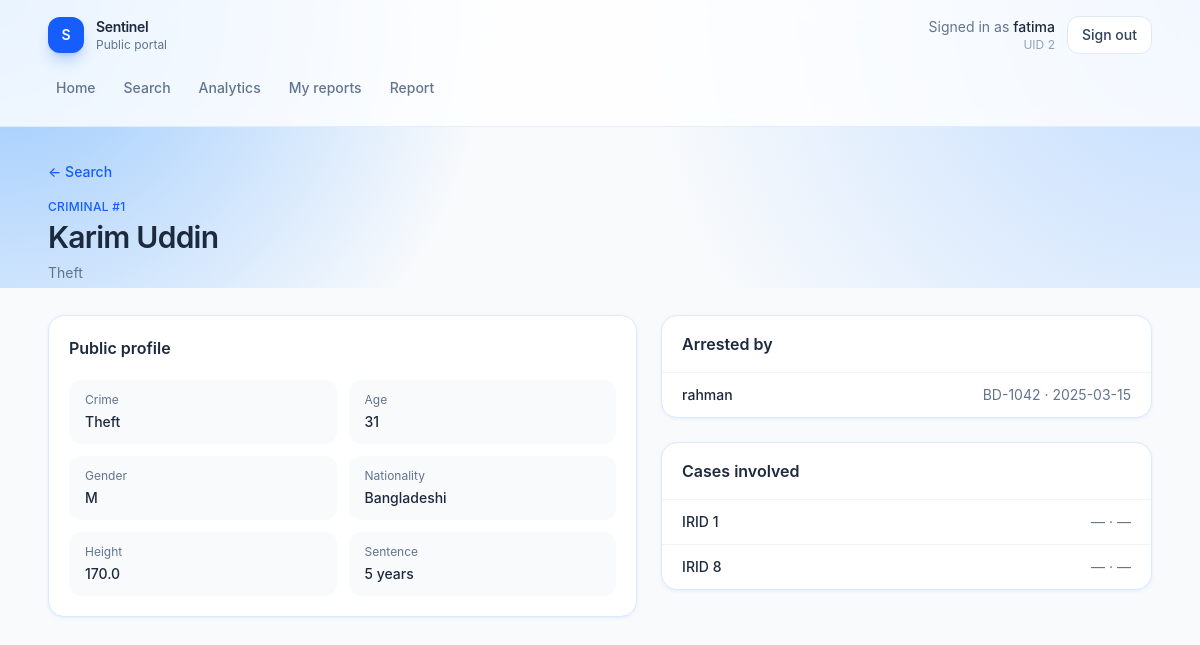
The page /criminals/1 (signed in) on the database its author committed.
### tables this page shows
CREATE TABLE Criminal (
    CID INTEGER PRIMARY KEY,
    Name TEXT NOT NULL,
    Age INTEGER,
    Crime TEXT,
    Height REAL,
    Gender TEXT,
    Nationality TEXT,
    JID INTEGER,
    time_sentenced TEXT,
    FOREIGN KEY (JID) REFERENCES Jail(JID)
);

CREATE TABLE POLICE (
    UID INTEGER PRIMARY KEY,
    badge_no TEXT UNIQUE,
    patrol_area TEXT,
    number_of_arrests INTEGER DEFAULT 0,
    department TEXT,
    rank TEXT,
    supervisor INTEGER,
    issupervisor boolean DEFAULT FALSE,
    FOREIGN KEY (UID) REFERENCES USER(UID),
    FOREIGN KEY (supervisor) REFERENCES POLICE(UID)
);

CREATE TABLE USER (
    UID INTEGER PRIMARY KEY,
    phone TEXT,
    age INTEGER,
    gender TEXT,
    role TEXT,
    name TEXT NOT NULL,
    password TEXT NOT NULL
);

### app.py (the view, shortened to what this page needs)
@app.route("/criminals/<int:cid>", methods=["GET", "POST"])
def criminal_detail(cid):
    if not check_login():
            return redirect("/login")
    db = get_db()
    if request.method == "GET":
        criminal = db.execute("SELECT * FROM CRIMINAL WHERE CID = ?", (cid,)).fetchone()
        jail = db.execute("SELECT * FROM JAIL WHERE JID = ?", (criminal["JID"],)).fetchone()
        arrest = db.execute("SELECT a.UID, u.Name, a.Date, p.badge_no FROM 'Arrested By' a JOIN User u ON a.UID = u.UID JOIN Police p ON a.UID = p.UID WHERE a.CID = ?", (cid,)).fetchall()
        officers = db.execute("SELECT p.UID, u.Name FROM Police p JOIN User u ON p.UID = u.UID where p.UID not in (SELECT distinct UID FROM 'Arrested By' where CID = ?)", (cid,)).fetchall()
        case = db.execute("SELECT * FROM 'Criminal Involvement' WHERE CID = ?", (cid,)).fetchall()
        jails = db.execute("SELECT * FROM JAIL").fetchall()
        return render_template("criminal_detail.html", criminal=criminal, jail=jail, arrest=arrest, all_officers=officers, case=case, jails=jails)

### app.py (called while the page is built)
def get_db():
    if "db" not in g:
        g.db = sqlite3.connect(app.config["DATABASE"])
        g.db.row_factory = sqlite3.Row
    return g.db

def check_login():
    if session.get("loggedin_UID") is None:
        return False
    return True

@app.context_processor
def inject_current_user():
    uid = session.get("loggedin_UID")
    if not uid:
        return {"user_name": "Guest"}
    name = session.get("name")
    if not name:
        db = get_db()
        row = db.execute("SELECT name FROM USER WHERE UID = ?", (uid,)).fetchone()
        name = row["name"] if row else "Guest"
        session["name"] = name
    return {"user_name": name}

@app.after_request
def disable_cache(response):
    response.headers["Cache-Control"] = "no-store, no-cache, must-revalidate, max-age=0"
    response.headers["Pragma"] = "no-cache"
    response.headers["Expires"] = "0"
    return response

### templates/criminal_detail.html (shortened to what this page needs)
{% extends "app.html" %}
{% set is_police = session.get("role") == "police" %}
{% set criminal = criminal if criminal is defined else {
    "CID": 101, "Name": "Karim Uddin", "Age": 31, "Crime": "Theft", "Height": 170,
    "Gender": "M", "Nationality": "Bangladeshi", "JID": 1, "jail_name": "Dhaka Central Jail",
    "time_sentenced": "5 years"
} %}
{% set jails = jails if jails is defined else [{"JID": 1, "Name": "Dhaka Central Jail"}, {"JID": 2, "Name": "Kashimpur Central Jail"}] %}
{% set arrests = arrests if arrests is defined else (arrest if arrest is defined else [{"Date": "2026-03-02", "officer_name": "rahman", "badge_no": "BD-1042"}]) %}
{% set cases = cases if cases is defined else (case if case is defined else [{"IRID": 12, "Date": "2026-08-14", "location": "Gulshan-2"}]) %}
{% set all_officers = all_officers if all_officers is defined else [{"UID": 1, "name": "rahman"}, {"UID": 3, "name": "ayesha"}] %}
{% set jail_label = criminal.jail_name or (jail.Name if jail is defined and jail else none) %}
{% block page %}
<div class="mb-8">
    {% if is_police %}
    <a href="{{ url_for('criminals') }}" class="text-sm font-medium text-blue-600 hover:text-blue-700">← All profiles</a>
    {% else %}
    <a href="{{ url_for('search_criminals') }}" class="text-sm font-medium text-blue-600 hover:text-blue-700">← Search</a>
    {% endif %}
    <p class="mt-4 text-xs font-medium uppercase tracking-wide text-blue-600">Criminal #{{ criminal.CID }}</p>
    <h1 class="mt-1 text-3xl font-semibold tracking-tight text-slate-800">{{ criminal.Name }}</h1>
    <p class="mt-2 text-sm text-slate-500">{{ criminal.Crime or "Unspecified crime" }}{% if is_police %} · {{ jail_label or "No jail assigned" }}{% endif %}</p>
</div>
<div class="grid gap-6 lg:grid-cols-[minmax(0,1.2fr)_minmax(0,1fr)]">
    {% if is_police %}
    <article class="rounded-2xl border border-blue-100 bg-white p-5 shadow-sm shadow-blue-100/50">
        <h2 class="font-semibold text-slate-800">Edit profile</h2>
        <form action="{{ url_for('criminal_detail', cid=criminal.CID) }}" method="post" class="mt-5 grid gap-4 sm:grid-cols-2">
            <input type="hidden" name="action" value="edit_criminal">
            <label class="flex flex-col gap-1.5 text-sm font-medium text-slate-700 sm:col-span-2">
                Name
                <input type="text" name="Name" value="{{ criminal.Name }}" required class="h-11 rounded-xl border border-slate-200 bg-slate-50 px-3.5 outline-none focus:border-blue-500 focus:bg-white focus:ring-4 focus:ring-blue-100">
            </label>
            <label class="flex flex-col gap-1.5 text-sm font-medium text-slate-700">
                Age
                <input type="number" name="Age" value="{{ criminal.Age or '' }}" class="h-11 rounded-xl border border-slate-200 bg-slate-50 px-3.5 outline-none focus:border-blue-500 focus:bg-white focus:ring-4 focus:ring-blue-100">
            </label>
            <label class="flex flex-col gap-1.5 text-sm font-medium text-slate-700">
                Height
                <input type="number" name="Height" step="0.1" value="{{ criminal.Height or '' }}" class="h-11 rounded-xl border border-slate-200 bg-slate-50 px-3.5 outline-none focus:border-blue-500 focus:bg-white focus:ring-4 focus:ring-blue-100">
            </label>
            <label class="flex flex-col gap-1.5 text-sm font-medium text-slate-700">
                Crime
                <input type="text" name="Crime" value="{{ criminal.Crime or '' }}" class="h-11 rounded-xl border border-slate-200 bg-slate-50 px-3.5 outline-none focus:border-blue-500 focus:bg-white focus:ring-4 focus:ring-blue-100">
            </label>
            <label class="flex flex-col gap-1.5 text-sm font-medium text-slate-700">
                Gender
                <input type="text" name="Gender" value="{{ criminal.Gender or '' }}" class="h-11 rounded-xl border border-slate-200 bg-slate-50 px-3.5 outline-none focus:border-blue-500 focus:bg-white focus:ring-4 focus:ring-blue-100">
            </label>
            <label class="flex flex-col gap-1.5 text-sm font-medium text-slate-700">
                Nationality
                <input type="text" name="Nationality" value="{{ criminal.Nationality or '' }}" class="h-11 rounded-xl border border-slate-200 bg-slate-50 px-3.5 outline-none focus:border-blue-500 focus:bg-white focus:ring-4 focus:ring-blue-100">
            </label>
            <label class="flex flex-col gap-1.5 text-sm font-medium text-slate-700">
                Time sentenced
                <input type="text" name="time_sentenced" value="{{ criminal.time_sentenced or '' }}" class="h-11 rounded-xl border border-slate-200 bg-slate-50 px-3.5 outline-none focus:border-blue-500 focus:bg-white focus:ring-4 focus:ring-blue-100">
            </label>
            <label class="flex flex-col gap-1.5 text-sm font-medium text-slate-700 sm:col-span-2">
                Jail
                <select name="JID" class="h-11 rounded-xl border border-slate-200 bg-slate-50 px-3.5 outline-none focus:border-blue-500 focus:bg-white focus:ring-4 focus:ring-blue-100">
                    <option value="">Unassigned</option>
                    {% for jail_row in jails %}
                    <option value="{{ jail_row.JID }}" {% if criminal.JID == jail_row.JID %}selected{% endif %}>{{ jail_row.Name }}</option>
                    {% endfor %}
                </select>
            </label>
            <div class="sm:col-span-2">
                <button type="submit" class="h-11 rounded-xl bg-blue-600 px-5 font-medium text-white shadow-lg shadow-blue-600/25 transition hover:bg-blue-700">Update profile</button>
            </div>
        </form>
    </article>
    {% else %}
    <article class="rounded-2xl border border-blue-100 bg-white p-5 shadow-sm shadow-blue-100/50">
        <h2 class="font-semibold text-slate-800">Public profile</h2>
        <dl class="mt-5 grid gap-3 text-sm sm:grid-cols-2">
            <div class="rounded-xl bg-slate-50 px-4 py-3">
                <dt class="text-xs text-slate-500">Crime</dt>
                <dd class="mt-1 font-medium text-slate-800">{{ criminal.Crime or "—" }}</dd>
            </div>
            <div class="rounded-xl bg-slate-50 px-4 py-3">
                <dt class="text-xs text-slate-500">Age</dt>
                <dd class="mt-1 font-medium text-slate-800">{{ criminal.Age or "—" }}</dd>
            </div>
            <div class="rounded-xl bg-slate-50 px-4 py-3">
                <dt class="text-xs text-slate-500">Gender</dt>
                <dd class="mt-1 font-medium text-slate-800">{{ criminal.Gender or "—" }}</dd>
            </div>
            <div class="rounded-xl bg-slate-50 px-4 py-3">
                <dt class="text-xs text-slate-500">Nationality</dt>
                <dd class="mt-1 font-medium text-slate-800">{{ criminal.Nationality or "—" }}</dd>
            </div>
            <div class="rounded-xl bg-slate-50 px-4 py-3">
                <dt class="text-xs text-slate-500">Height</dt>
                <dd class="mt-1 font-medium text-slate-800">{{ criminal.Height or "—" }}</dd>
            </div>
            <div class="rounded-xl bg-slate-50 px-4 py-3">
                <dt class="text-xs text-slate-500">Sentence</dt>
                <dd class="mt-1 font-medium text-slate-800">{{ criminal.time_sentenced or "—" }}</dd>
            </div>
        </dl>
    </article>
    {% endif %}
    <div class="flex flex-col gap-6">
        <article class="overflow-hidden rounded-2xl border border-blue-100 bg-white shadow-sm shadow-blue-100/50">
            <div class="border-b border-slate-100 px-5 py-4">
                <h2 class="font-semibold text-slate-800">Arrested by</h2>
            </div>
            {% if arrests %}
            <ul class="divide-y divide-slate-100 text-sm">
                {% for arrest_row in arrests %}
                <li class="flex items-center justify-between px-5 py-3">
                    <span class="font-medium text-slate-800">{{ arrest_row.officer_name or arrest_row.Name or "—" }}</span>
                    <span class="text-slate-500">{{ arrest_row.badge_no or "—" }} · {{ arrest_row.Date or "—" }}</span>
                </li>
                {% endfor %}
            </ul>
            {% else %}
            <p class="px-5 py-8 text-center text-sm text-slate-500">No arrest record yet.</p>
            {% endif %}
        </article>
        <article class="overflow-hidden rounded-2xl border border-blue-100 bg-white shadow-sm shadow-blue-100/50">
            <div class="border-b border-slate-100 px-5 py-4">
                <h2 class="font-semibold text-slate-800">Cases involved</h2>
            </div>
            {% if cases %}
            <ul class="divide-y divide-slate-100 text-sm">
                {% for case_row in cases %}
                <li class="flex items-center justify-between px-5 py-3">
                    {% if is_police %}
                    <a href="{{ url_for('incident_detail', irid=case_row.IRID) }}" class="font-medium text-blue-600 hover:text-blue-700">IRID {{ case_row.IRID }}</a>
                    {% else %}
                    <span class="font-medium text-slate-800">IRID {{ case_row.IRID }}</span>
                    {% endif %}
                    <span class="text-slate-500">{{ case_row.location or "—" }} · {{ case_row.Date or "—" }}</span>
                </li>
                {% endfor %}
            </ul>
            {% else %}
            <p class="px-5 py-8 text-center text-sm text-slate-500">Not linked to any incident.</p>
            {% endif %}
        </article>
    </div>
</div>
{% endblock %}

### rows shown on the page
Criminal: CID "1", Name "Karim Uddin", Crime "Theft", Age "31", Gender "M", Nationality "Bangladeshi", Height "170.0", time_sentenced "5 years"
POLICE: name "rahman", badge_no "BD-1042", Date "2025-03-15"

### other values the page prints
{{ "Police desk" if role == "police" else "Public portal" }} "Public portal"
{{ user_name }} "fatima"
{{ session.get("loggedin_UID") }} "2"
{{ label }} "Home Search Analytics My reports Report"
{{ case_row.IRID }} "1" "8"
{{ case_row.location or "—" }} "—" "—"
{{ case_row.Date or "—" }} "—" "—"
